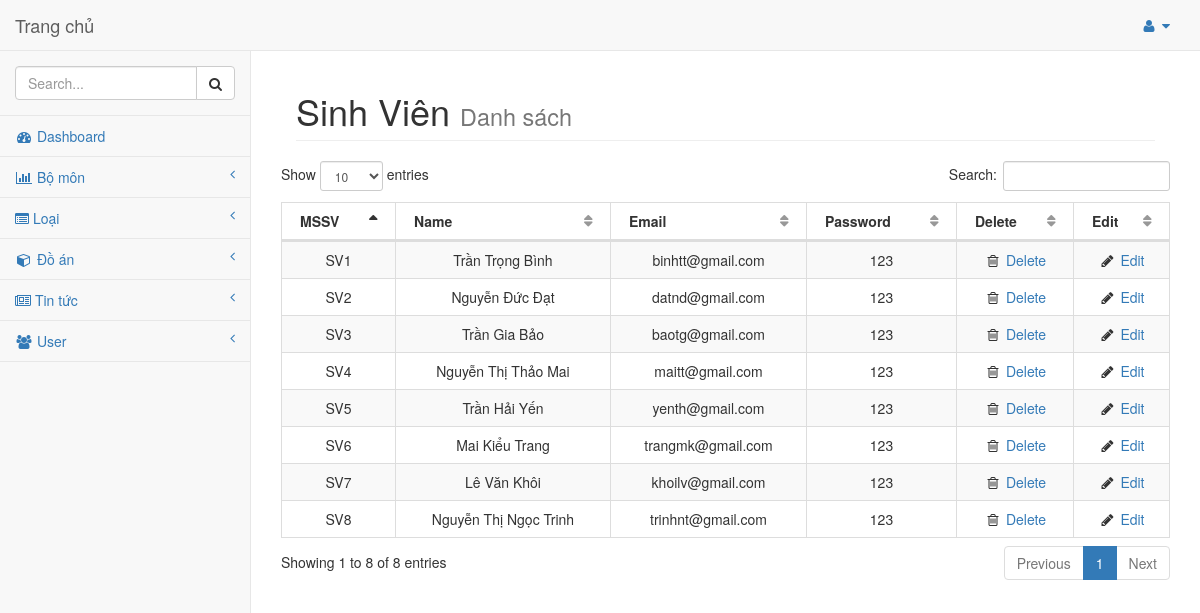
Page /admin/admin.php?p=listsv on the committed database.
### tables this page shows
CREATE TABLE `sinhvien` (
  `mssv` varchar(30) NOT NULL,
  `name` varchar(255) NOT NULL,
  `email` varchar(255) NOT NULL,
  `password` varchar(255) NOT NULL
);

### model/database.class.php (called while the page is built, shortened)
<?php
	class database{
		private $__hostname = "localhost";
		private $__userhost = "root";
		private $__passhost = "";
		private $__dbname = "quanlydoan3";
		private $__conn = NULL;
		private $__result = NULL;
		public function connect(){
			$this-> __conn = mysqli_connect($this -> __hostname, $this -> __userhost, $this -> __passhost, $this -> __dbname)
			or die ('Loi ket noi');
			mysqli_query($this -> __conn, "SET NAMES 'utf8'");
		}
		public function query($sql){
			$this-> __result = mysqli_query($this-> __conn, $sql) or die ('loi query');
		}
		public function fetch(){
			$data = mysqli_fetch_assoc($this-> __result);
			return $data;
		}
		public function fetchAll(){
			$data = array();
			while($row = $this-> fetch()){
				$data[] = $row;
			}
			return $data;
		}
	}
?>

### model/class.sinhvien.php (called while the page is built, shortened)
<?php
class sinhvien extends database{
    public function laySV(){
        $sql = "SELECT * FROM sinhvien ORDER BY mssv DESC";
        $this-> query($sql);
        return $this-> fetchALL();
    }
}
?>

### admin/sinhvien/danhsach.php (the view, shortened to what this page needs)
<?php
include('../model/database.class.php');
include('../model/class.sinhvien.php');
$sinhvien = new sinhvien();
$dssinhvien = $sinhvien->laySV();
?>
<div id="page-wrapper">
    <div class="container-fluid">
        <div class="row">
            <div class="col-lg-12">
                <h1 class="page-header">Sinh Viên
                    <small>Danh sách</small>
                </h1>
            </div>
            <table class="table table-striped table-bordered table-hover" id="dataTables-example">
                <thead>
                    <tr align="center">
                        <th>MSSV</th>
                        <th>Name</th>
                        <th>Email</th>
                        <th>Password</th>
                        <th>Delete</th>
                        <th>Edit</th>
                    </tr>
                </thead>
                <tbody>
                    <?php
                        foreach ($dssinhvien as $ds) {
                        ?>
                            <tr class="odd gradeX" align="center">
                                <td><?=$ds['mssv']?></td>
                                <td><?=$ds['name']?></td>
                                <td><?=$ds['email']?></td>
                                <td><?=$ds['password']?></td>
                                <td class="center"><i class="fa fa-trash-o  fa-fw"></i><a onclick="return confirm('Bạn có chắc là muốn xóa không?')" href="admin.php?p=xoasv&mssv=<?=$ds['mssv']?>"> Delete</a></td>
                                <td class="center"><i class="fa fa-pencil fa-fw"></i> <a href="admin.php?p=suasv&mssv=<?=$ds['mssv']?>">Edit</a></td>
                            </tr>
                        <?php
                        }
                    ?>
                </tbody>
            </table>
        </div>
    </div>
</div>

### public/admin/sb-admin-2.css (style rules this page uses)
body { background-color: #f8f8f8; }
#page-wrapper { padding: 0 15px; min-height: 568px; background-color: #fff; }
@media (min-width:768px) { #page-wrapper { position: inherit; margin: 0 0 0 250px; padding: 0 30px; border-left: 1px solid #e7e7e7; } }
table.dataTable thead .sorting, table.dataTable thead .sorting_asc, table.dataTable thead .sorting_desc, table.dataTable thead .sorting_asc_disabled, table.dataTable thead .sorting_desc_disabled { background: 0 0; }
table.dataTable thead .sorting_asc:after { content: "\f0de"; float: right; font-family: fontawesome; }
table.dataTable thead .sorting:after { content: "\f0dc"; float: right; font-family: fontawesome; color: rgba(50,50,50,.5); }

### rows in the picture
sinhvien: mssv "SV8", name "Nguyễn Thị Ngọc Trinh", email "trinhnt@gmail.com", password "123"
sinhvien: mssv "SV7", name "Lê Văn Khôi", email "khoilv@gmail.com", password "123"
sinhvien: mssv "SV6", name "Mai Kiểu Trang", email "trangmk@gmail.com", password "123"
sinhvien: mssv "SV5", name "Trần Hải Yến", email "yenth@gmail.com", password "123"
sinhvien: mssv "SV4", name "Nguyễn Thị Thảo Mai", email "maitt@gmail.com", password "123"
sinhvien: mssv "SV3", name "Trần Gia Bảo", email "baotg@gmail.com", password "123"
sinhvien: mssv "SV2", name "Nguyễn Đức Đạt", email "datnd@gmail.com", password "123"
sinhvien: mssv "SV1", name "Trần Trọng Bình", email "binhtt@gmail.com", password "123"
